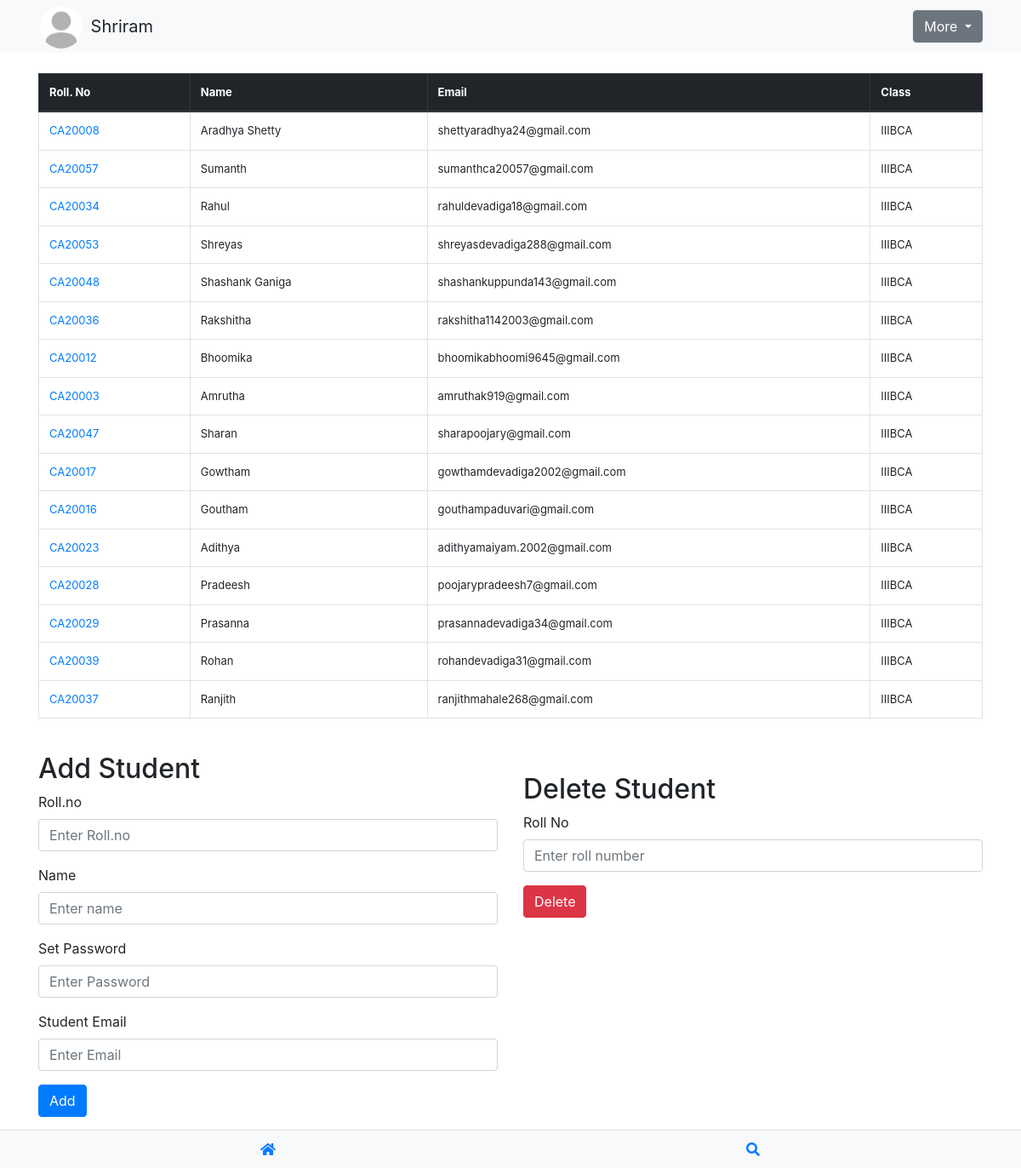
The app's page /staff/addstudenttoclasstab (signed in) with its own data.
### appscoop/models.py (models this page shows)
class User(AbstractUser):
    classname=models.CharField(max_length=100)
    first_name=models.CharField(max_length=100,blank=True)
    profile_img=models.ImageField(upload_to='profile_images/', default=settings.STATIC_URL + 'images/default.jpg')
    bio=models.CharField(max_length=100,default="None")
    otp=models.CharField(max_length=4,default='a')

### appscoop/views.py (the view)
# urls.py: path('staff/addstudenttoclasstab',addstudenttoclasstab,name='addstudenttoclasstab'),
def addstudenttoclasstab(request):
            if request.user.is_staff and request.user.is_superuser == False:
                if request.method=="POST":
                    if request.POST.get("add")=='':
                        sname=request.POST['sname']
                        password=request.POST['password']
                        roleno=request.POST['roleno']
                        email=request.POST['email']
                        stud=User.objects.filter(username=roleno)
                        if not stud:
                            stud=User.objects.create_user(username=roleno,password=password,first_name=sname,classname=request.user.classname,email=email)
                            stud.save()
                            messages.success(request,'successfully added a student')
                            studs=User.objects.filter(classname=request.user.classname,is_staff=False)
                            return render(request,'addstudenttoclasstab.html',{"students":studs,})
                        else:
                            messages.info(request,'student with the role-number '+roleno+' already exist')
                            studs=User.objects.filter(classname=request.user.classname,is_staff=False)
                            return render(request,'addstudenttoclasstab.html',{"students":studs,})
                    elif request.POST.get("del")=='':
                        rlno=request.POST['rollNo']
                        print(rlno)
                        st= User.objects.filter(username=rlno)
                        if not st:
                            messages.warning(request,"The student with Role Number "+rlno+" does not exist." )
                            studs=User.objects.filter(classname=request.user.classname,is_staff=False)
                            return render(request,'addstudenttoclasstab.html',{"students":studs,})
                        else:
                            std=st[0]
                            std.delete()
                            studs=User.objects.filter(classname=request.user.classname,is_staff=False)
                            messages.warning(request,"The student with Role Number "+rlno+" has been deleted." )
                            return render(request,'addstudenttoclasstab.html',{"students":studs,})
                else:
                        studs=User.objects.filter(classname=request.user.classname,is_staff=False)
                        return render(request,'addstudenttoclasstab.html',{"students":studs,})
            else:
                return redirect(logins)

### appscoop/templates/addstudenttoclasstab.html (shortened to what this page needs)
<!DOCTYPE html>
<html lang="en">
  <head>
    <link
      rel="stylesheet"
      href="https://cdn.jsdelivr.net/npm/bootstrap@4.0.0/dist/css/bootstrap.min.css"
    />
    <link
      rel="stylesheet"
      href="https://cdnjs.cloudflare.com/ajax/libs/font-awesome/5.15.4/css/all.min.css"
    />
  </head>
  <body>
     <nav class="navbar" id="nabvar">
      <div class="container">
        <div class="navbar-brand">
          <a class="nav-link" href="/staff/viewprofile"><img src="{{request.user.profile_img.url}}" alt="Profile Image" class="profile-pic" /></a>
          <span>{{request.user.first_name}}</span>
        </div>
        <div class="dropdown-container">
          <button
            class="btn btn-secondary dropdown-toggle more"
            type="button"
            id="dropdownMenuButton"
            data-toggle="dropdown"
            aria-haspopup="true"
            aria-expanded="false"
          >
            More
          </button>
        </div>
      </div>
    </nav>
  <div class="container mt-4" style="font-size: small;">
      <div class="table-responsive">
    <table class="table table-bordered">
      <thead class="thead-dark">
        <tr>
          <th>Roll. No</th>
          <th>Name</th>
          <th>Email</th>
          <th>Class</th>
        </tr>
      </thead>
      <tbody>
        {% for student in students %}
          <tr>
            <td><a href="{% url 'profile' user_id=student.id %}">{{ student.username }}</a></td>
            <td>{{ student.first_name }}</td>
            <td>{{ student.email }}</td>
            <td>{{ student.classname }}</td>
          </tr>
        {% endfor %}
      </tbody>
    </table>
  </div>
  </div>
    <div class="container mt-4">
    <div class="row">
      <div class="col-md-6">
        <h2>Add Student</h2>
        <form id="addStudentForm" method="post" action="">
          <div class="form-group">
            <label for="name">Roll.no</label>
            <input type="text" class="form-control" id="roleno" name="roleno" placeholder="Enter Roll.no" required>
          </div>
          <div class="form-group">
            <label for="name">Name</label>
            <input type="text" class="form-control" id="sname" name="sname" placeholder="Enter name" required>
          </div>
          <div class="form-group">
            <label for="age">Set Password</label>
            <input type="password" class="form-control" id="password" name="password" placeholder="Enter Password" required>
          </div>
          <div class="form-group">
            <label for="grade">Student Email</label>
            <input type="email" class="form-control" id="email" name="email" placeholder="Enter Email" required>
          </div>
          <button type="submit" class="btn btn-primary" name="add" id="add">Add</button>
        </form>
      </div>
      <div class="col-md-6" style="padding-bottom: 15%;">
        <br>
        <h2>Delete Student</h2>
        <form id="deleteStudentForm" method="post" action="">
          <div class="form-group">
            <label for="rollNo">Roll No</label>
            <input type="text" class="form-control" id="rollNo" name="rollNo" placeholder="Enter roll number" required>
          </div>
          <button type="submit" class="btn btn-danger" name="del" id="del" >Delete</button>
        </form>
      </div>
    </div>
  </div>
    <div class="fixed-bottom-container">
      <div class="container">
        <div class="row">
          <div class="col-6 text-center">
            <a href="{% url 'staff' %}"> <i class="fas fa-home"></i></a>
          </div>
          <div class="col-6 text-center">
            <a href="{% url 'search' %}"><i class="fas fa-search"></i></a>
          </div>
        </div>
      </div>
    </div>
  </body>
</html>
</body>
</html>

### records on screen
User: user.profile_img (placeholder picture), user.first_name "Shriram"
User: username "CA20008", first_name "Aradhya Shetty", email "shettyaradhya24@gmail.com", classname "IIIBCA"
User: username "CA20057", first_name "Sumanth", email "sumanthca20057@gmail.com", classname "IIIBCA"
User: username "CA20034", first_name "Rahul", email "rahuldevadiga18@gmail.com", classname "IIIBCA"
User: username "CA20053", first_name "Shreyas", email "shreyasdevadiga288@gmail.com", classname "IIIBCA"
User: username "CA20048", first_name "Shashank Ganiga", email "shashankuppunda143@gmail.com", classname "IIIBCA"
User: username "CA20036", first_name "Rakshitha", email "rakshitha1142003@gmail.com", classname "IIIBCA"
User: username "CA20012", first_name "Bhoomika", email "bhoomikabhoomi9645@gmail.com", classname "IIIBCA"
User: username "CA20003", first_name "Amrutha", email "amruthak919@gmail.com", classname "IIIBCA"
User: username "CA20047", first_name "Sharan", email "sharapoojary@gmail.com", classname "IIIBCA"
User: username "CA20017", first_name "Gowtham", email "gowthamdevadiga2002@gmail.com", classname "IIIBCA"
User: username "CA20016", first_name "Goutham", email "gouthampaduvari@gmail.com", classname "IIIBCA"
User: username "CA20023", first_name "Adithya", email "adithyamaiyam.2002@gmail.com", classname "IIIBCA"
User: username "CA20028", first_name "Pradeesh", email "poojarypradeesh7@gmail.com", classname "IIIBCA"
User: username "CA20029", first_name "Prasanna", email "prasannadevadiga34@gmail.com", classname "IIIBCA"
User: username "CA20039", first_name "Rohan", email "rohandevadiga31@gmail.com", classname "IIIBCA"
User: username "CA20037", first_name "Ranjith", email "ranjithmahale268@gmail.com", classname "IIIBCA"
